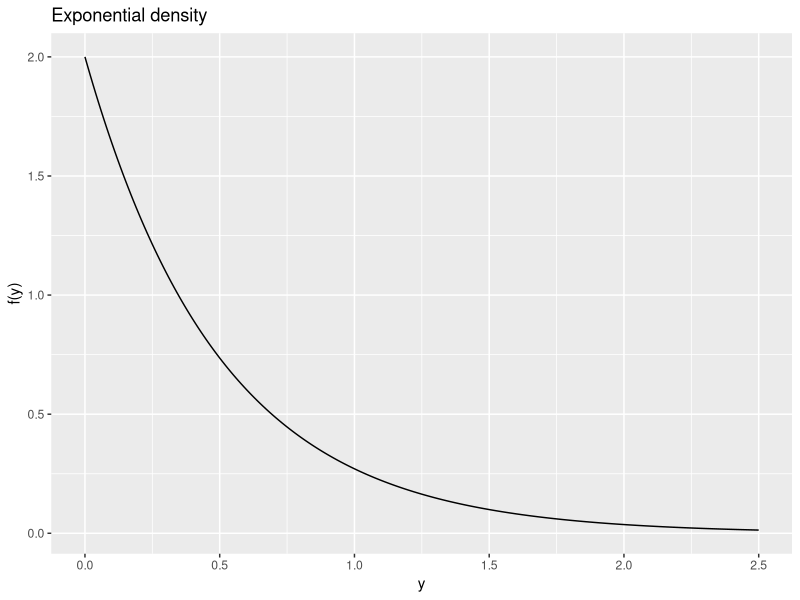
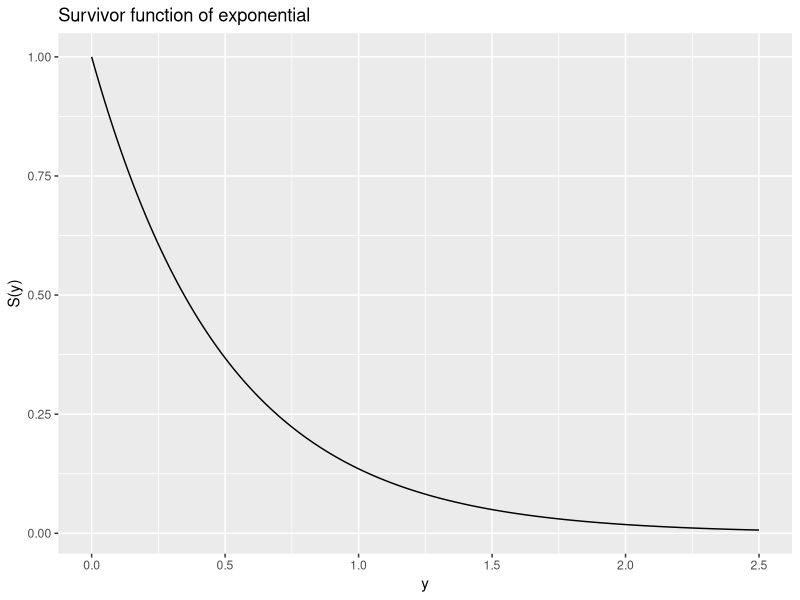
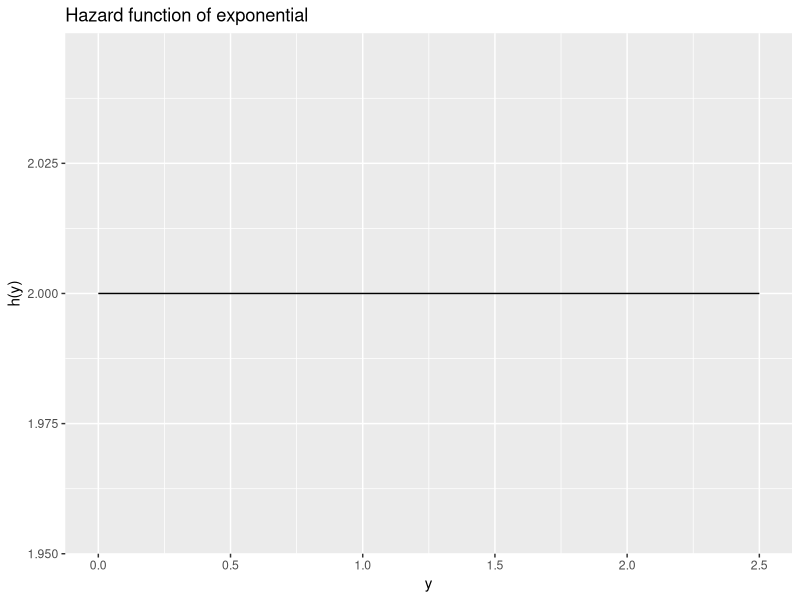
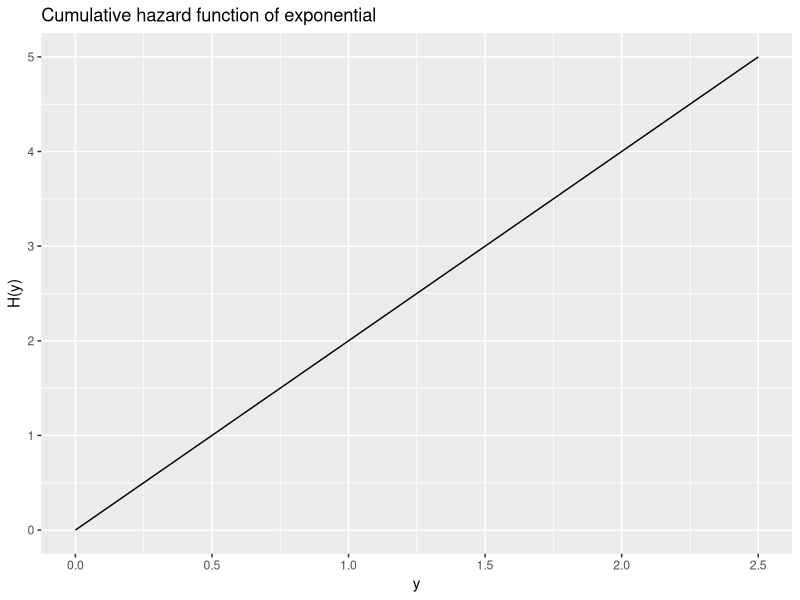
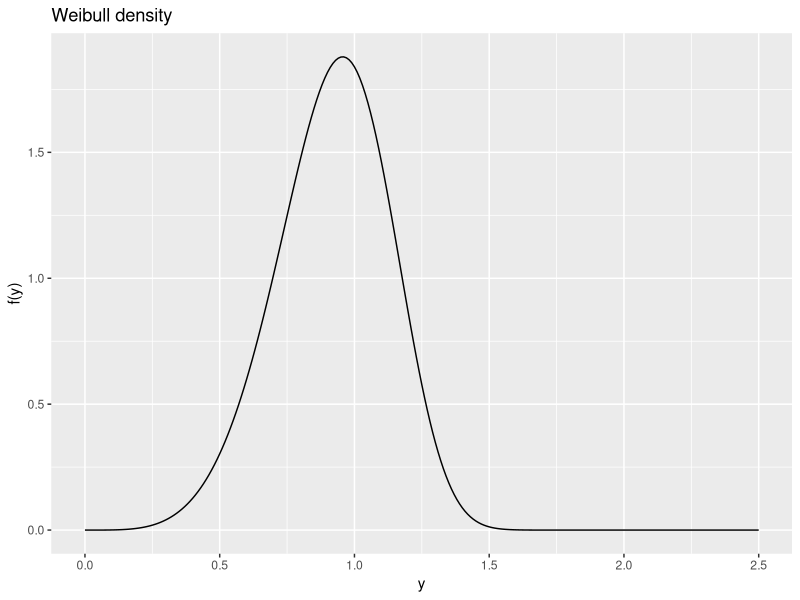
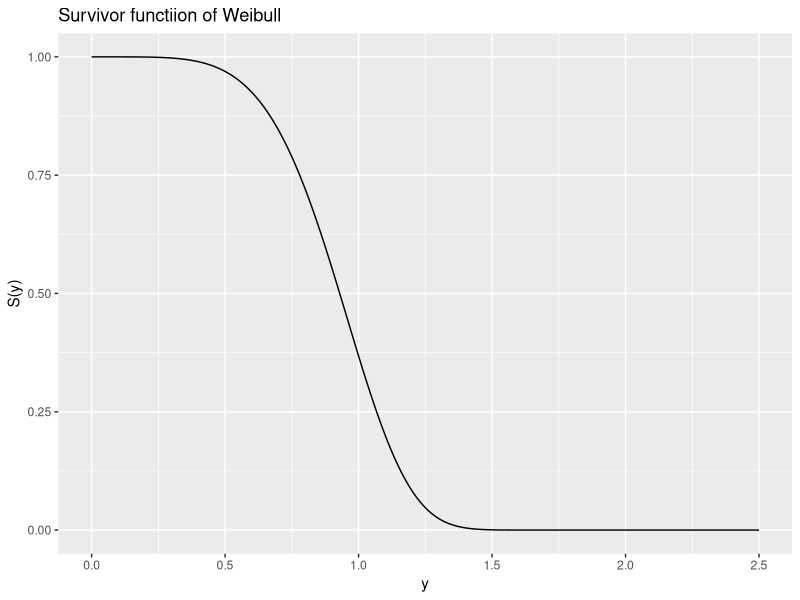
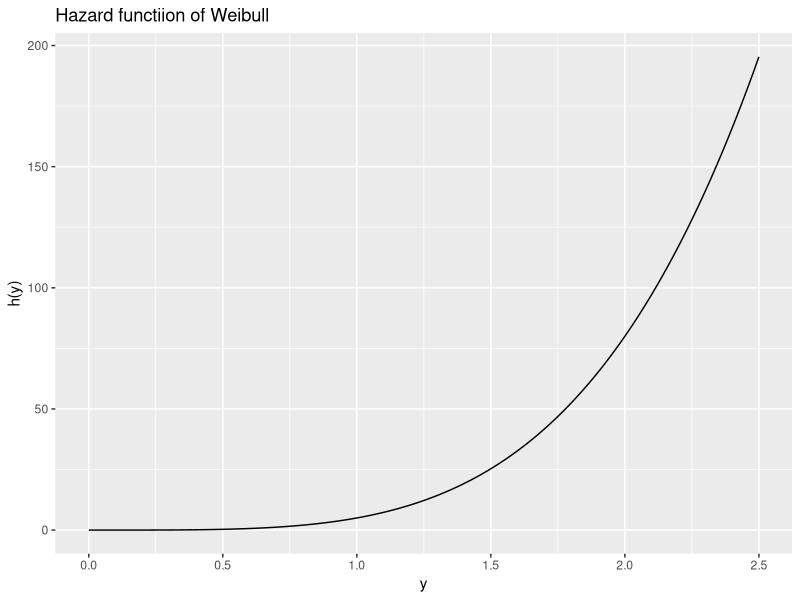
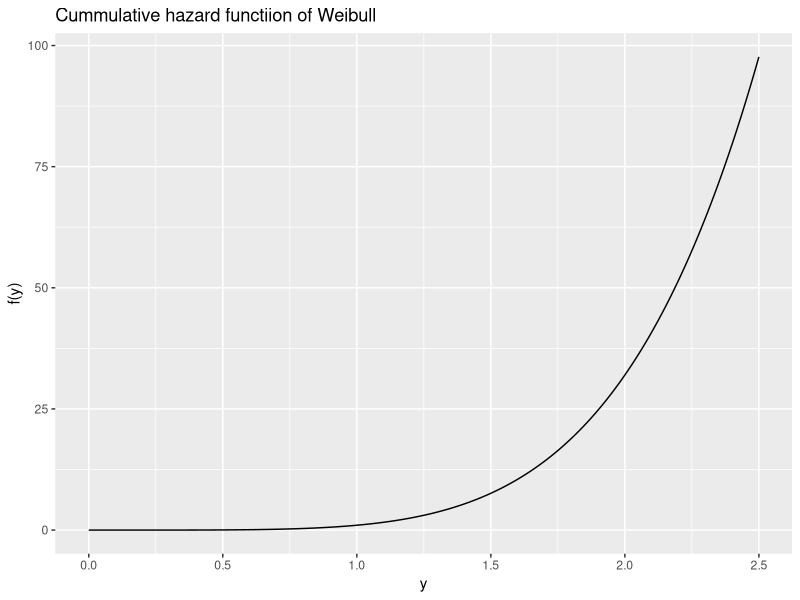

Write R code to recreate these figures, in order.
## ---- chunk 1
knitr::opts_chunk$set(fig.align = 'center', cache = FALSE)
## ---- chunk 2
sessionInfo()
library(tidyverse)
## ---- chunk 3
knitr::opts_chunk$set(fig.align = 'center', cache = FALSE)
## ---- chunk 4
y <- seq(0, 2.5, by = 0.01)
theta <- 2
exp_df <- tibble(y = y,
                 f = dexp(y, theta),
                 F = pexp(y, theta),
                 S = 1 - F,
                 h = theta,
                 H = theta * y)
exp_df %>%  
  ggplot() + 
  geom_line(mapping = aes(x = y, y = f)) + 
  labs(x = "y", y = "f(y)", title = "Exponential density")
## ---- chunk 5
exp_df %>%
  ggplot() + 
  geom_line(mapping = aes(x = y, y = S)) + 
  labs(x = "y", y = "S(y)", title = "Survivor function of exponential")
## ---- chunk 6
exp_df %>%
  ggplot() + 
  geom_line(mapping = aes(x = y, y = h)) + 
  labs(x = "y", y = "h(y)", title = "Hazard function of exponential")
## ---- chunk 7
exp_df %>%
  ggplot() + 
  geom_line(mapping = aes(x = y, y = H)) + 
  labs(x = "y", y = "H(y)", title = "Cumulative hazard function of exponential")
## ---- chunk 8
y <- seq(0, 2.5, by = 0.01)
lambda <- 5 # shape
theta <- 1 # scale
phi = exp(-lambda * log(theta))
wb_df <- tibble(y = y,
                 f = dweibull(y, lambda, theta),
                 F = pweibull(y, lambda, theta),
                 S = 1 - F,
                 h = lambda * phi * exp((lambda - 1 ) * log(y)),
                 H = phi * exp(lambda * log(y)))
wb_df %>%
  ggplot() + 
  geom_line(mapping = aes(x = y, y = f)) + 
  labs(x = "y", y = "f(y)", title = "Weibull density")
## ---- chunk 9
wb_df %>%
  ggplot() + 
  geom_line(mapping = aes(x = y, y = S)) + 
  labs(x = "y", y = "S(y)", title = "Survivor functiion of Weibull")
## ---- chunk 10
wb_df %>%
  ggplot() + 
  geom_line(mapping = aes(x = y, y = h)) + 
  labs(x = "y", y = "h(y)", title = "Hazard functiion of Weibull")
## ---- chunk 11
wb_df %>%
  ggplot() + 
  geom_line(mapping = aes(x = y, y = H)) + 
  labs(x = "y", y = "f(y)", title = "Cummulative hazard functiion of Weibull")
## ---- chunk 12
library(MASS)
library(ggfortify)

gehan <- as_tibble(gehan) %>%
  mutate(treat = relevel(treat, ref = "control")) %>%
  print(n = Inf)
## ---- chunk 13
summary(gehan)
## ---- chunk 14
gehan %>%
  #filter(treat == "control") %>%
  ggplot() + 
  geom_dotplot(mapping = aes(x = time, fill = factor(cens)), binwidth = 1) + 
  facet_wrap(~ treat)
## ---- chunk 15
library(survival)

kmfit <- survfit(Surv(time, cens) ~ treat, data = gehan)
summary(kmfit)
autoplot(kmfit)
## ---- chunk 16
glm(cens ~ treat + offset(log(time)), family = poisson, data = gehan) %>%
  summary()
## ---- chunk 17
emod <- survreg(Surv(time, cens) ~ treat, dist = "exponential", data = gehan)
summary(emod)
## ---- chunk 18
sumdelta <- sum(gehan$cens)
lambda <- 1
for (iter in 1:10) {
  pmod <- glm(cens ~ treat + offset(lambda * log(time)), family = poisson, data = gehan)
  cat(iter, "lambda=", lambda, "\t", "beta(treatment)=", coef(pmod)[2], "\n")
  mu <- predict(pmod, type = "response")
  lambda_new <- sumdelta / sum((mu - gehan$cens) * log(gehan$time))
  lambda = (lambda + lambda_new) / 2
}
summary(pmod)
## ---- chunk 19
wmod <- survreg(Surv(time, cens) ~ treat, dist = "weibull", data = gehan)
summary(wmod)
## ---- chunk 20
tibble(surv = kmfit$surv,
       time = kmfit$time) %>%
  ggplot() + 
  geom_point(mapping = aes(x = time, y = - log(surv))) + 
  labs(x = "Event time", y = "-log(Surv. Prob.)")
## ---- chunk 21
tibble(surv = kmfit$surv,
       time = kmfit$time) %>%
  ggplot() + 
  geom_point(mapping = aes(x = log(time), y = log(- log(surv)))) + 
  labs(x = "log(Event Time)", y = "log[-log(Surv. Prob.)]")
